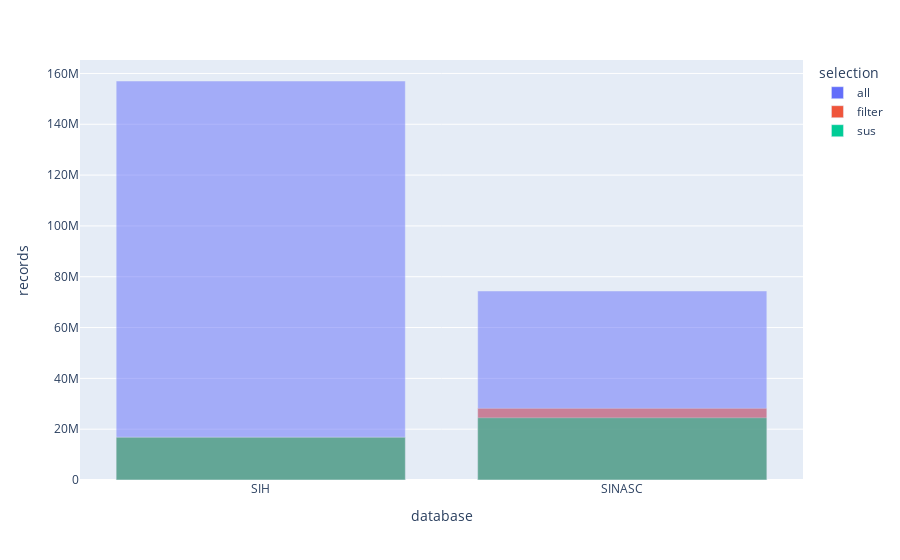

Notebook code for this chart:
### Markdown cell above
## Barplot

### Code cell
df_filter = pd.DataFrame([
	['SIH', 'all', all_sih],
	['SINASC', 'all', all_sinasc],
	['SIH', 'filter', flt_sih],
	['SINASC', 'filter', flt_sinasc],
	['SIH', 'sus', sus_sih],
	['SINASC', 'sus', sus_sinasc],
], columns=['database', 'selection', 'records'])
fig = px.bar(df_filter, x='database', y='records', color='selection', barmode='overlay')
fig.show()

### Figure 1 — Plotly figure (JSON) as saved in the notebook; plotly's stock layout.template omitted (floating-point values rounded to 4 significant figures)
{"data": [{"alignmentgroup": "True", "hovertemplate": "selection=all<br>database=%{x}<br>records=%{y}<extra></extra>", "legendgroup": "all", "marker": {"color": "#636efa", "opacity": 0.5, "pattern": {"shape": ""}}, "name": "all", "offsetgroup": "all", "orientation": "v", "showlegend": true, "textposition": "auto", "type": "bar", "x": ["SIH", "SINASC"], "xaxis": "x", "y": [157033546, 74398079], "yaxis": "y"}, {"alignmentgroup": "True", "hovertemplate": "selection=filter<br>database=%{x}<br>records=%{y}<extra></extra>", "legendgroup": "filter", "marker": {"color": "#EF553B", "opacity": 0.5, "pattern": {"shape": ""}}, "name": "filter", "offsetgroup": "filter", "orientation": "v", "showlegend": true, "textposition": "auto", "type": "bar", "x": ["SIH", "SINASC"], "xaxis": "x", "y": [16816991, 28197164], "yaxis": "y"}, {"alignmentgroup": "True", "hovertemplate": "selection=sus<br>database=%{x}<br>records=%{y}<extra></extra>", "legendgroup": "sus", "marker": {"color": "#00cc96", "opacity": 0.5, "pattern": {"shape": ""}}, "name": "sus", "offsetgroup": "sus", "orientation": "v", "showlegend": true, "textposition": "auto", "type": "bar", "x": ["SIH", "SINASC"], "xaxis": "x", "y": [16816117, 24494524], "yaxis": "y"}], "layout": {"barmode": "overlay", "legend": {"title": {"text": "selection"}, "tracegroupgap": 0}, "margin": {"t": 60}, "xaxis": {"anchor": "y", "domain": [0, 1], "title": {"text": "database"}}, "yaxis": {"anchor": "x", "domain": [0, 1], "title": {"text": "records"}}}}
